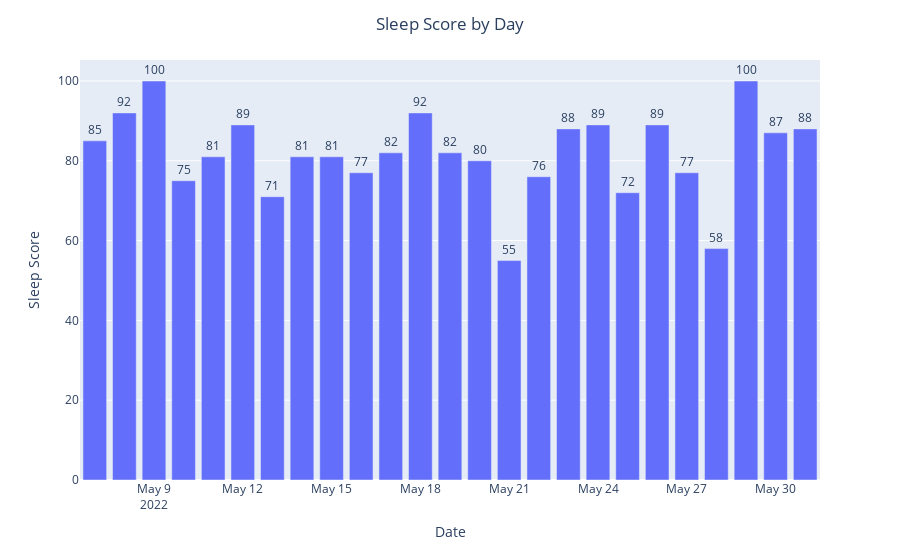

Notebook source saved alongside this figure:
### Markdown cell above
### Sleep Score by Day
- mimics app view
> sleep_score() in VisableWhoop

**Note**: set naps=False to mimic app view

### Code cell
df2 = df[df["is_nap"]==False]

fig = px.bar(df2, x='cycle_start', y='score',
            labels={'cycle_start': 'Date', 'score':'Sleep Score'})

fig.update_traces(text = df2.score, textposition = "outside")
fig.update_layout(title_text='Sleep Score by Day', title_x=0.5)

fig.show()

### Figure 1 — Plotly figure (JSON) as saved in the notebook; plotly's stock layout.template omitted (floating-point values rounded to 4 significant figures)
{"data": [{"alignmentgroup": "True", "hovertemplate": "Date=%{x}<br>Sleep Score=%{y}<extra></extra>", "legendgroup": "", "marker": {"color": "#636efa", "pattern": {"shape": ""}}, "name": "", "offsetgroup": "", "orientation": "v", "showlegend": false, "text": [85, 92, 100, 75, 81, 89, 71, 81, 81, 77, 82, 92, 82, 80, 55, 76, 88, 89, 72, 89, 77, 58, 100, 87, 88], "textposition": "outside", "type": "bar", "x": ["2022-05-07T00:00:00", "2022-05-08T00:00:00", "2022-05-09T00:00:00", "2022-05-10T00:00:00", "2022-05-11T00:00:00", "2022-05-12T00:00:00", "2022-05-13T00:00:00", "2022-05-14T00:00:00", "2022-05-15T00:00:00", "2022-05-16T00:00:00", "2022-05-17T00:00:00", "2022-05-18T00:00:00", "2022-05-19T00:00:00", "2022-05-20T00:00:00", "2022-05-21T00:00:00", "2022-05-22T00:00:00", "2022-05-23T00:00:00", "2022-05-24T00:00:00", "2022-05-25T00:00:00", "2022-05-26T00:00:00", "2022-05-27T00:00:00", "2022-05-28T00:00:00", "2022-05-29T00:00:00", "2022-05-30T00:00:00", "2022-05-31T00:00:00"], "xaxis": "x", "y": [85, 92, 100, 75, 81, 89, 71, 81, 81, 77, 82, 92, 82, 80, 55, 76, 88, 89, 72, 89, 77, 58, 100, 87, 88], "yaxis": "y"}], "layout": {"barmode": "relative", "legend": {"tracegroupgap": 0}, "margin": {"t": 60}, "title": {"text": "Sleep Score by Day", "x": 0.5}, "xaxis": {"anchor": "y", "domain": [0, 1], "title": {"text": "Date"}}, "yaxis": {"anchor": "x", "domain": [0, 1], "title": {"text": "Sleep Score"}}}}
